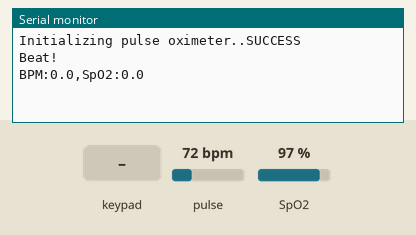
Simulated run of this sketch. Board: Arduino Uno, built with avr-gcc and run on an emulated ATmega328P. Parts: the last lines printed to the serial monitor. Inputs (shaded band) come from the test bench; at power-on: pulse 72 bpm, SpO2 97 %.

Above: at 1.2 s.
1.3 s: key '1' pressed
At 1.54 s:
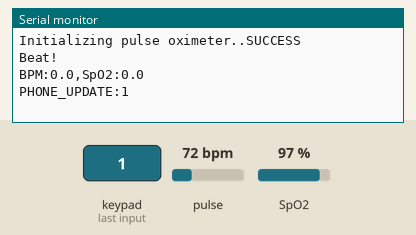
2.8 s: keypad keys 2 3 4 5 # pressed 0.4 s apart
At 4.8 s:
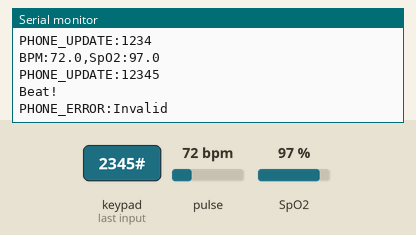
6.3 s: pulse set to 42 bpm
At 7.7 s:
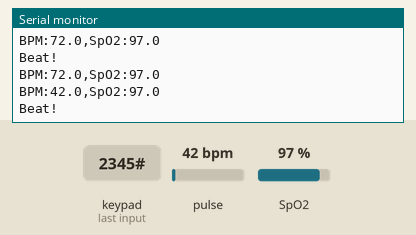
7.8 s: SpO2 set to 80 %
At 8.6 s:
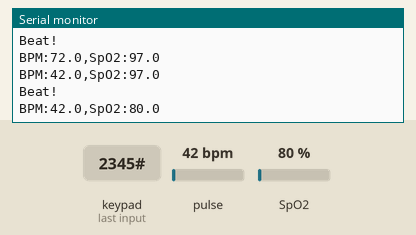
9.3 s: key '2' pressed
At 9.9 s:
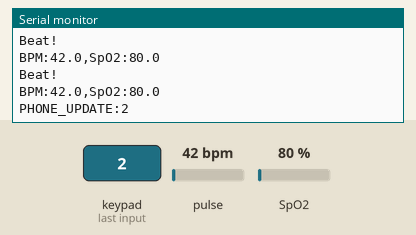
10.8 s: keypad keys 2 3 4 5 pressed 0.4 s apart
At 12.8 s:
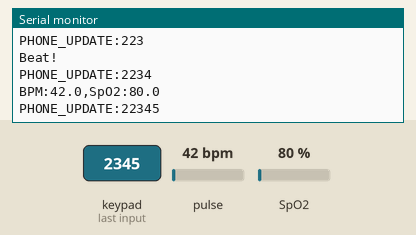
Timing chart, 0 to 14.3 s (numbered marks = the images above; inputs shaded):
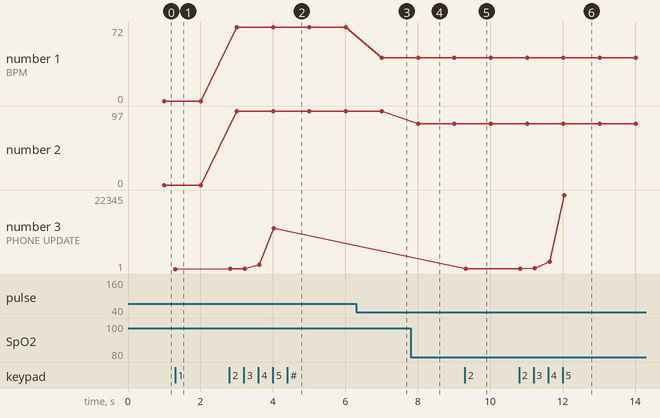

Measured:
- after the input at 1.3 s, the serial monitor: prints a new line at once (image 1)
- after the input at 2.8 s, the serial monitor: prints a new line at once (image 2)
- after the input at 6.3 s, the serial monitor: prints a new line after 0.71 s (image 3)
- after the input at 7.8 s, the serial monitor: prints a new line after 0.21 s (image 4)
- after the input at 9.3 s, the serial monitor: prints a new line at once (image 5)
- after the input at 10.8 s, the serial monitor: prints a new line at once (image 6)
- plotted number 1: 72 → 42 after the input at 6.3 s
- plotted number 2: 97 → 80 after the input at 7.8 s

The sketch:

ARDUINOCODE.ino
```cpp
#include <Wire.h>
#include <Keypad.h>
#include <MAX30100_PulseOximeter.h>

#define REPORTING_PERIOD_MS 1000

PulseOximeter pox;
uint32_t tsLastReport = 0;

const byte ROWS = 4;
const byte COLS = 4;
char keys[ROWS][COLS] = {
  {'1','2','3','A'},
  {'4','5','6','B'},
  {'7','8','9','C'},
  {'*','0','#','D'}
};
byte rowPins[ROWS] = {2, 3, 4, 5}; // Connect to Arduino pins 2, 3, 4, 5
byte colPins[COLS] = {6, 7, 8, 9}; // Connect to Arduino pins 6, 7, 8, 9
Keypad keypad = Keypad(makeKeymap(keys), rowPins, colPins, ROWS, COLS);

String phoneNumber = "";
const int MAX_PHONE_LENGTH = 13; // Allows up to 13 chars (e.g., +1234567890)
const int MIN_PHONE_LENGTH = 9;  // Minimum 9 digits

void onBeatDetected() {
  Serial.println("Beat!");
}

void setup() {
  Serial.begin(9600);
  Serial.print("Initializing pulse oximeter..");
  if (!pox.begin()) {
    Serial.println("FAILED");
    for (;;);
  } else {
    Serial.println("SUCCESS");
  }
  pox.setIRLedCurrent(MAX30100_LED_CURR_7_6MA);
  pox.setOnBeatDetectedCallback(onBeatDetected);
  keypad.setDebounceTime(50);
}

void loop() {
  pox.update();

  // Handle keypad input
  char key = keypad.getKey();
  if (key) {
    if (key == '#') {
      if (phoneNumber.length() >= MIN_PHONE_LENGTH) {
        Serial.print("PHONE:");
        Serial.print(phoneNumber);
        Serial.print("\n");
        phoneNumber = "";
      } else {
        Serial.print("PHONE_ERROR:Invalid\n");
        phoneNumber = "";
      }
    }
    else if (key == '*') {
      phoneNumber = "";
      Serial.print("PHONE_UPDATE:");
      Serial.print(phoneNumber);
      Serial.print("\n");
    }
    else if (phoneNumber.length() < MAX_PHONE_LENGTH) {
      if (isDigit(key) || key == '+' || key == 'A') { // Allow digits, +, or A (for +)
        if (key == 'A') {
          phoneNumber += '+';
        } else {
          phoneNumber += key;
        }
        Serial.print("PHONE_UPDATE:");
        Serial.print(phoneNumber);
        Serial.print("\n");
      }
    }
  }

  // Send vital signs periodically
  if (millis() - tsLastReport > REPORTING_PERIOD_MS) {
    float heartRate = pox.getHeartRate();
    float spo2 = pox.getSpO2();
    Serial.print("BPM:");
    Serial.print(heartRate, 1);
    Serial.print(",SpO2:");
    Serial.print(spo2, 1);
    Serial.print("\n");
    tsLastReport = millis();
  }
}
```
